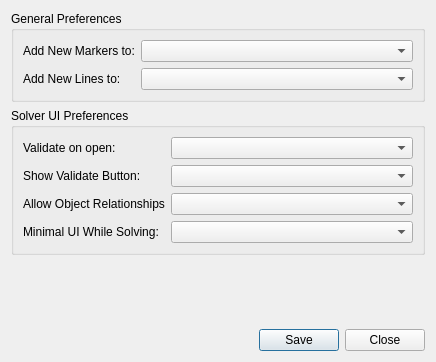
<?xml version="1.0" encoding="UTF-8"?>
<ui version="4.0">
 <class>Form</class>
 <widget class="QWidget" name="Form">
  <property name="geometry">
   <rect>
    <x>0</x>
    <y>0</y>
    <width>436</width>
    <height>362</height>
   </rect>
  </property>
  <property name="windowTitle">
   <string>Form</string>
  </property>
  <layout class="QVBoxLayout" name="verticalLayout">
   <item>
    <widget class="QGroupBox" name="general_groupBox">
     <property name="title">
      <string>General Preferences</string>
     </property>
     <layout class="QVBoxLayout" name="verticalLayout_2">
      <item>
       <layout class="QFormLayout" name="general_formLayout">
        <item row="0" column="0">
         <widget class="QLabel" name="addNewMarkersToLabel">
          <property name="text">
           <string>Add New Markers to:</string>
          </property>
         </widget>
        </item>
        <item row="0" column="1">
         <widget class="QComboBox" name="addNewMarkersToComboBox"/>
        </item>
        <item row="1" column="0">
         <widget class="QLabel" name="addNewLinesToLabel">
          <property name="text">
           <string>Add New Lines to:</string>
          </property>
         </widget>
        </item>
        <item row="1" column="1">
         <widget class="QComboBox" name="addNewLinesToComboBox"/>
        </item>
       </layout>
      </item>
     </layout>
    </widget>
   </item>
   <item>
    <widget class="QGroupBox" name="solverUI_groupBox">
     <property name="title">
      <string>Solver UI Preferences</string>
     </property>
     <layout class="QVBoxLayout" name="verticalLayout_3">
      <item>
       <layout class="QFormLayout" name="solverUI_formLayout">
        <item row="0" column="0">
         <widget class="QLabel" name="validateSolverOnUIOpenLabel">
          <property name="text">
           <string>Validate on open:</string>
          </property>
         </widget>
        </item>
        <item row="0" column="1">
         <widget class="QComboBox" name="validateSolverOnUIOpenComboBox"/>
        </item>
        <item row="1" column="0">
         <widget class="QLabel" name="showValidateButtonLabel">
          <property name="text">
           <string>Show Validate Button:</string>
          </property>
         </widget>
        </item>
        <item row="1" column="1">
         <widget class="QComboBox" name="showValidateButtonComboBox"/>
        </item>
        <item row="2" column="1">
         <widget class="QComboBox" name="allowObjectRelationsComboBox"/>
        </item>
        <item row="3" column="0">
         <widget class="QLabel" name="minimalUIWhileSolvingLabel">
          <property name="text">
           <string>Minimal UI While Solving:</string>
          </property>
         </widget>
        </item>
        <item row="3" column="1">
         <widget class="QComboBox" name="minimalUIWhileSolvingComboBox"/>
        </item>
        <item row="2" column="0">
         <widget class="QLabel" name="allowObjectRelationsLabel">
          <property name="text">
           <string>Allow Object Relationships</string>
          </property>
         </widget>
        </item>
       </layout>
      </item>
     </layout>
    </widget>
   </item>
   <item>
    <spacer name="verticalSpacer">
     <property name="orientation">
      <enum>Qt::Vertical</enum>
     </property>
     <property name="sizeHint" stdset="0">
      <size>
       <width>20</width>
       <height>40</height>
      </size>
     </property>
    </spacer>
   </item>
   <item>
    <widget class="QDialogButtonBox" name="buttonBox">
     <property name="standardButtons">
      <set>QDialogButtonBox::Close|QDialogButtonBox::Save</set>
     </property>
    </widget>
   </item>
  </layout>
 </widget>
 <resources/>
 <connections/>
</ui>
